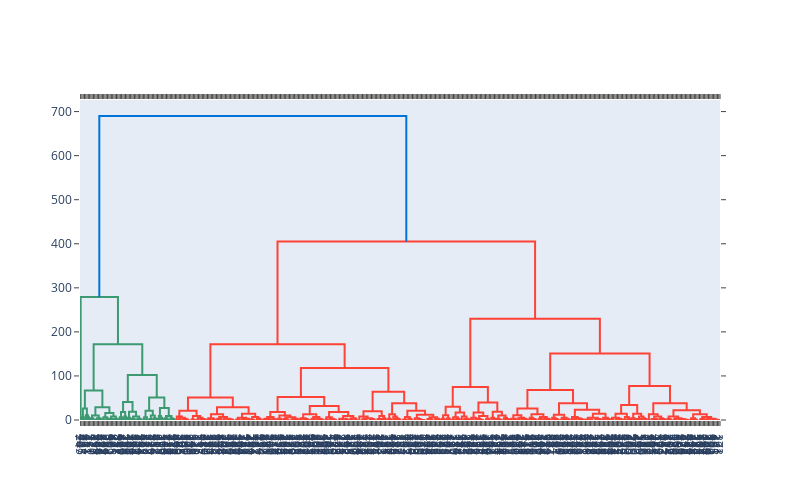

Source (notebook cell):
### Markdown cell above
<div style="display: flex; background-color: RGB(100,149,237);" >
<h3 style="margin: auto; padding: 30px; ">CAH</h3>
</div>

### Code cell
cah_echantillon = df_rfm[["Recency", "Frequence", "Montant"]].iloc[0:500]

fig = ff.create_dendrogram(echantillon)
fig.update_layout(width=800, height=500)
fig.show()
